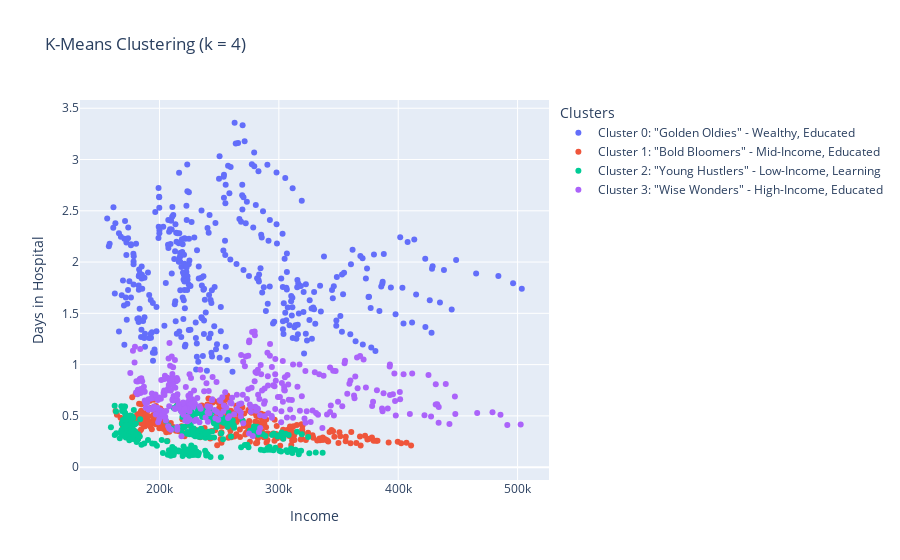

The code cell stored with this chart in its notebook:
### Markdown cell above
As it shown the age categories as separated really good using the unsupervised method K-means. From thisn analysis we obtain that cluster 0 consists of people between 60-65 and clusters 1,2,3 from people between 40-49, 30-39 and 50-59 respectively.

### Code cell
# Assign descriptions to each cluster :P
cluster_descriptions = {
    0: 'Cluster 0: "Golden Oldies" - Wealthy, Educated',
    1: 'Cluster 1: "Bold Bloomers" - Mid-Income, Educated',
    2: 'Cluster 2: "Young Hustlers" - Low-Income, Learning',
    3: 'Cluster 3: "Wise Wonders" - High-Income, Educated'
}

# Create an empty figure
fig = go.Figure()

# Add a scatter plot for each cluster in ascending order
for i in sorted(df_cluster["cluster"].unique()):
    df_cluster_i = df_cluster[df_cluster["cluster"] == i]
    fig.add_trace(go.Scatter(
        x=df_cluster_i["income"], 
        y=df_cluster_i["days in hospital"],
        mode='markers',
        name=cluster_descriptions[i]
    ))

# Set the title and labels
fig.update_layout(
    title="K-Means Clustering (k = {})".format(k),
    xaxis_title="Income",
    yaxis_title="Days in Hospital",
    legend_title="Clusters"
)

# Show the figure
fig.show()

fig.write_html('Cluster_plot.html')

### Figure 1 — Plotly figure (JSON) as saved in the notebook; plotly's stock layout.template omitted (floating-point values rounded to 4 significant figures; data arrays with more than 128 entries replaced by an {"elided": "..."} marker saying what was removed)
{"data": [{"mode": "markers", "name": "Cluster 0: \"Golden Oldies\" - Wealthy, Educated", "type": "scatter", "x": {"elided": "364 float values"}, "y": {"elided": "364 float values"}}, {"mode": "markers", "name": "Cluster 1: \"Bold Bloomers\" - Mid-Income, Educated", "type": "scatter", "x": {"elided": "336 float values"}, "y": {"elided": "336 float values"}}, {"mode": "markers", "name": "Cluster 2: \"Young Hustlers\" - Low-Income, Learning", "type": "scatter", "x": {"elided": "336 float values"}, "y": {"elided": "336 float values"}}, {"mode": "markers", "name": "Cluster 3: \"Wise Wonders\" - High-Income, Educated", "type": "scatter", "x": {"elided": "336 float values"}, "y": {"elided": "336 float values"}}], "layout": {"legend": {"title": {"text": "Clusters"}}, "title": {"text": "K-Means Clustering (k = 4)"}, "xaxis": {"title": {"text": "Income"}}, "yaxis": {"title": {"text": "Days in Hospital"}}}}
